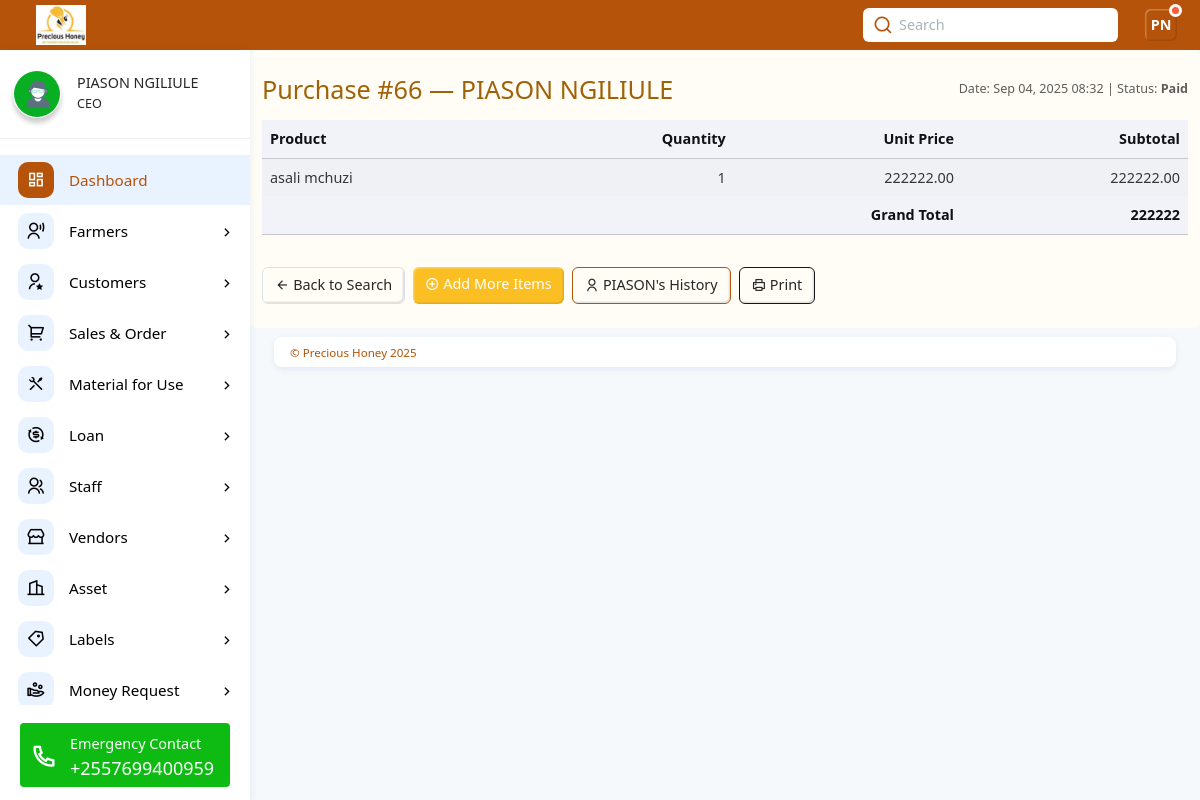
Screenshot of /purchase/detail/66/ (signed in) with the database file from the repository.
### web/models.py (models this page shows, shortened)
class Staff(models.Model):
    user = models.OneToOneField(MyUser, on_delete=models.CASCADE)  # badala ya ForeignKey
    first_name = models.CharField(max_length=100)
    middle_name = models.CharField(max_length=100, blank=True, null=True)
    last_name = models.CharField(max_length=100)
    gender = models.CharField(max_length=10, choices=[('male', 'Male'), ('female', 'Female')])
    village = models.CharField(max_length=100)
    ward = models.CharField(max_length=100)
    district = models.CharField(max_length=100)
    region = models.CharField(max_length=100)
    designation = models.CharField(max_length=100)
    mobile_number = models.CharField(max_length=15)
    nin_number = models.CharField(max_length=20, blank=True, null=True)
    postal_code = models.CharField(max_length=10, blank=True, null=True)
    email = models.EmailField(unique=True)
    username = models.CharField(max_length=100, unique=True)
    profile_picture = models.FileField(upload_to="home/", blank=True, null=True, help_text="Optional")
    date_joined = models.DateTimeField(auto_now_add=True, null=True)
    def initials(self):
        return f"{self.first_name[0].upper()}{self.last_name[0].upper()}"

class Purchase(models.Model):
    farmer = models.ForeignKey(Farmer, on_delete=models.CASCADE, related_name='purchases')
    purchase_date = models.DateTimeField(auto_now_add=True)
    created_by = models.ForeignKey(MyUser, on_delete=models.SET_NULL, null=True, blank=True)
    notes = models.TextField(blank=True, null=True)
    status = models.CharField(
        max_length=20,
        choices=[("pending", "Pending"), ("paid", "Paid"), ("cancelled", "Cancelled")],
        default="pending"
    )
    @property
    def total_amount(self):
        return self.items.aggregate(
            s=Sum(F('quantity') * F('unit_price'))
        )['s'] or 0

class Farmer(models.Model):
    user = models.ForeignKey(MyUser, on_delete=models.CASCADE)  # Assuming the user is from the auth.User model
    first_name = models.CharField(max_length=50)
    middle_name = models.CharField(max_length=50, blank=True, null=True)
    last_name = models.CharField(max_length=50)
    gender = models.CharField(max_length=10, choices=[('male', 'Male'), ('female', 'Female')])
    village = models.CharField(max_length=100)
    ward = models.CharField(max_length=100)
    district = models.CharField(max_length=100)
    region = models.CharField(max_length=50)
    mobile_number = models.CharField(max_length=15)
    nin_number = models.CharField(max_length=20, blank=True, null=True)
    postal_code = models.CharField(max_length=20, blank=True, null=True)
    total_beehives = models.PositiveIntegerField()
    ttb_beehives = models.PositiveIntegerField()
    tch_beehives = models.PositiveIntegerField()
    ktbh_beehives = models.PositiveIntegerField()
    local_beehives = models.PositiveIntegerField()
    colonized_beehives = models.PositiveIntegerField()
    uncolonized_beehives = models.PositiveIntegerField()
    mwanzo = models.TextField()
    malengo = models.TextField()
    muhamasishaji = models.TextField()
    kiasi_mwisho = models.TextField()
    kufanikisha_nin = models.TextField()
    kusaidia_mazingira = models.TextField()
    familia_mtazamo = models.TextField()
    date_created = models.DateTimeField(auto_now_add=True, null=True)

class PurchaseItem(models.Model):
    purchase = models.ForeignKey(Purchase, on_delete=models.CASCADE, related_name='items')
    product_name = models.CharField(max_length=200)
    quantity = models.PositiveIntegerField()
    unit_price = models.DecimalField(max_digits=12, decimal_places=2)
    total_price = models.DecimalField(max_digits=12, decimal_places=2, blank=True, null=True)
    barcode_data = models.CharField(max_length=255)

### web/views.py (the view)
# urls.py: path("purchase/detail/<int:purchase_id>/", views.purchase_detail, name="purchase_detail"),
@login_required(login_url='signin')
def purchase_detail(request, purchase_id):
    staff = get_object_or_404(Staff, email=request.user.email, username=request.user.username)
    staff = Staff.objects.get(user=request.user)
    initials = staff.initials()  # piga method ya initials
    purchase = get_object_or_404(Purchase, id=purchase_id)
    context = {
        "purchase": purchase,
        "designation": staff.designation,
        "first_name": staff.first_name,
        "last_name": staff.last_name,
        "profile_picture": staff.profile_picture,
        "initials": initials,
    }
    return render(request, "web/purchase_detail.html", context)

### web/templates/web/purchase_detail.html (shortened to what this page needs)
{% extends "web/base.html" %}
{% block content %}
<div class="container py-4 honey-bg rounded">
  <div class="d-flex align-items-center justify-content-between mb-3">
    <h3 class="honey-text mb-0">
      Purchase #{{ purchase.id }} — {{ purchase.farmer.first_name }} {{ purchase.farmer.last_name }}
    </h3>
    <span class="text-muted small">
      Date: {{ purchase.purchase_date|date:"M d, Y H:i" }} |
      Status: <span class="fw-semibold">{{ purchase.get_status_display }}</span>
    </span>
  </div>
  <div class="table-responsive">
    <table class="table table-striped table-hover align-middle">
      <thead class="table-light">
        <tr>
          <th>Product</th>
          <th class="text-end">Quantity</th>
          <th class="text-end">Unit Price</th>
          <th class="text-end">Subtotal</th>
        </tr>
      </thead>
      <tbody>
        {% for item in purchase.items.all %}
        <tr>
          <td>{{ item.product_name }}</td>
          <td class="text-end">{{ item.quantity }}</td>
          <td class="text-end">{{ item.unit_price }}</td>
          <td class="text-end">{{ item.total_price }}</td>
        </tr>
        {% endfor %}
      </tbody>
      <tfoot class="table-light">
        <tr>
          <th colspan="3" class="text-end">Grand Total</th>
          <th class="text-end">{{ purchase.total_amount }}</th>
        </tr>
      </tfoot>
    </table>
  </div>
  <div class="d-flex flex-wrap gap-2 mt-3">
    <a class="btn btn-outline-secondary" href="{% url 'purchase_search' %}">
      <i class="ri-arrow-left-line"></i> Back to Search
    </a>
    <a class="btn honey-btn text-white" href="{% url 'add_purchase' purchase.farmer.id %}">
      <i class="ri-add-circle-line"></i> Add More Items
    </a>
    <a class="btn btn-outline-primary" href="{% url 'farmer_purchases' purchase.farmer.id %}">
      <i class="ri-user-line"></i> {{ purchase.farmer.first_name }}'s History
    </a>
    <a class="btn btn-outline-dark" target="_blank" href="{% url 'print_purchase' purchase.id %}">
      <i class="ri-printer-line"></i> Print
    </a>
  </div>
</div>
{% endblock %}

### web/templates/web/base.html (shortened to what this page needs)
{% load static %}
<!DOCTYPE html><html lang="en"><head>
    <link rel="stylesheet" href="{% static 'web/css/remixicon.css' %}">
    <link rel="stylesheet" href="{% static 'web/css/main.min.css' %}">
    <link rel="stylesheet" href="{% static 'web/css/OverlayScrollbars.min.css' %}">
  </head>
  <body>
    <div class="page-wrapper">
      <div class="app-header d-flex align-items-center">
        <div class="app-brand ms-3">
          <a href="{% url 'home' %}" class="d-lg-block d-none">
            <img src="{% static 'web/images/logo6.jpg' %}" class="logo" alt="Precious Honey Information Management System">
          </a>
        </div>
        <div class="header-actions">
          {% if user.is_authenticated %}
          <div class="search-container d-lg-block d-none mx-3">
            <input type="text" class="form-control" id="searchId" placeholder="Search">
            <i class="ri-search-line"></i>
          </div>
          {% endif %}
          {% if user.is_authenticated %}
          <div class="dropdown ms-2">
            <a id="userSettings" class="dropdown-toggle d-flex align-items-center" href="#!" role="button" data-bs-toggle="dropdown" aria-expanded="false">
              <div class="avatar-box">{{ initials }}<span class="status busy"></span></div>
            </a>
          </div>
          {% endif %}
        </div>
      </div>
      <div class="main-container">
        {% if user.is_authenticated %}
        <nav id="sidebar" class="sidebar-wrapper">
          <div class="sidebar-profile">
            {% if profile_picture %}
            <img src=" {{profile_picture.url}}" class="img-shadow img-3x me-3 rounded-5" alt="Precious Honey Management System">
            {% else %}
            <img src="{% static 'web/images/profile2.jpg' %}" class="img-shadow img-3x me-3 rounded-5" alt="Precious Honey Management System">
            {% endif %}
            <div class="m-0">
              <h6 class="mb-1 profile-name text-nowrap text-truncate">{{first_name}} {{last_name}}</h6>
              <p class="m-0 small profile-name text-nowrap text-truncate">{{designation}}</p>
            </div>
          </div>
          <div class="sidebarMenuScroll">
            <ul class="sidebar-menu">
              <li class="active current-page">
                <a href="{% url 'home' %}">
                  <i class="ri-dashboard-line"></i>
                  <span class="menu-text">Dashboard</span>
                </a>
              </li>
              {% if designation == "Collection Officer" or designation == "CEO" or designation == "Manager" or designation == "Store Keeper" or designation == "Bee Keeper" %}
              <li class="treeview">
                <a href="#!">
                  <i class="ri-user-voice-line"></i>
                  <span class="menu-text">Farmers</span>
                </a>
              </li>
              {% endif %}
              {% if designation == "CEO" or designation == "Manager" or designation == "Vendors" or designation == "Marketing Officer" or designation == "Finance Officer" or designation == "Store Keeper" %}
              <li class="treeview">
                <a href="#!">
                  <i class="ri-user-star-line"></i>
                  <span class="menu-text">Customers</span>
                </a>
              </li>
              {% endif %}
              {% if designation == "CEO" or designation == "Manager" or designation == "Finance Officer" or designation == "Marketing Officer" or designation == "Store Keeper" %}
              <li class="treeview">
                <a href="#!">
                  <i class="ri-shopping-cart-2-line"></i>
                  <span class="menu-text">Sales & Order</span>
                </a>
              </li>
              {% endif %}
              {% if designation == "CEO" or designation == "Manager" or designation == "Store Keeper" or designation == "Factory Manager" %}
              <li class="treeview">
                <a href="#!">
                  <i class="ri-tools-line"></i>
                  <span class="menu-text">Material for Use</span>
                </a>
              </li>
              {% endif %}
              {% if designation == "CEO" or designation == "Manager" %}
              <li class="treeview">
                <a href="#!">
                  <i class="ri-exchange-dollar-line"></i>
                  <span class="menu-text">Loan</span>
                </a>
              </li>
              {% endif %}
              {% if designation == "CEO" or designation == "Manager" %}
              <li class="treeview">
                <a href="#!">
                  <i class="ri-group-line"></i>
                  <span class="menu-text">Staff</span>
                </a>
              </li>
              {% endif %}
              {% if designation == "CEO" or designation == "Marketing Officer" or designation == "Manager" %}
              <li class="treeview">
                <a href="#!">
                  <i class="ri-store-2-line"></i>
                  <span class="menu-text">Vendors</span>
                </a>
              </li>
              {% endif %}
              {% if designation == "CEO" or designation == "Manager" or designation == "Store Keeper" %}
              <li class="treeview">
                <a href="#!">
                  <i class="ri-building-2-line"></i>
                  <span class="menu-text">Asset</span>
                </a>
              </li>
              {% if designation == "CEO" or designation == "Manager" or designation == "Store Keeper" %}
              <li class="treeview">
                <a href="#!">
                  <i class="ri-price-tag-3-line"></i>
                  <span class="menu-text">Labels</span>
                </a>
              </li>
              {% endif %}
              {% endif %}
              <li class="treeview">
                <a href="#!">
                  <i class="ri-hand-coin-line"></i>
                  <span class="menu-text">Money Request</span>
                </a>
              </li>
            </ul>
          </div>
          <div class="sidebar-contact">
            <p class="fw-light mb-1 text-nowrap text-truncate">Emergency Contact</p>
            <h5 class="m-0 lh-1 text-nowrap text-truncate">+2557699400959</h5>
            <i class="ri-phone-line"></i>
          </div>
        </nav>
        {% endif %}
      <div class="app-container">
        {% block content %}
        {% endblock %}
      </div>
          <div class="app-footer bg-white">
            <span>© Precious Honey {% now "Y" %}</span>
        </div>
        </div>
      </div>
</body></html>

### web/templates/web/base.html (style rules this page uses)
:root { --honey-50: #fff8e6; --honey-100:#fdecc2; --honey-300:#fbcf77; --honey-400:#fbbf24; --honey-500:#f59e0b; --honey-700:#b45309; --ink:#111; }

### web/templates/web/_styles.html (style rules this page uses)
:root { --honey:#DAA520; --honey-dark:#b8860b; --honey-brown:#8B4513; --honey-bg:#fff8f0; }
.honey-btn { background:var(--honey); border:none; }
.honey-text { color:var(--honey-brown); }
.honey-bg { background:var(--honey-bg); }

### web/templates/web/purchase_detail.html (style rules this page uses)
.honey-bg { background: #fffdf6; }
.honey-text { color: #a16207; }
.honey-btn { background: #fbbf24; border-color: #f59e0b; }
.table td, .table th { vertical-align: middle; }

### rows the page displays
Staff: first_name "PIASON", last_name "NGILIULE", designation "CEO"
Purchase: id "66", farmer.first_name "PIASON", farmer.last_name "NGILIULE", purchase_date "Sep 04, 2025 08:32", status "Paid", total_amount "222222"
PurchaseItem: product_name "asali mchuzi", quantity "1", unit_price "222222.00", total_price "222222.00"

### other values shown
{{ initials }} "PN"
